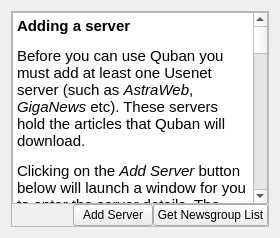
     <widget class="QWidget" name="serversTab">
      <attribute name="icon">
       <iconset resource="quban.qrc">
        <normaloff>:/quban/images/fatCow/Server-Edit.png</normaloff>:/quban/images/fatCow/Server-Edit.png</iconset>
      </attribute>
      <attribute name="title">
       <string>Servers</string>
      </attribute>
      <layout class="QVBoxLayout" name="verticalLayout_7">
       <item>
        <widget class="QFrame" name="frame">
         <property name="frameShape">
          <enum>QFrame::StyledPanel</enum>
         </property>
         <property name="frameShadow">
          <enum>QFrame::Raised</enum>
         </property>
         <layout class="QVBoxLayout" name="verticalLayout_5">
          <property name="spacing">
           <number>0</number>
          </property>
          <property name="leftMargin">
           <number>0</number>
          </property>
          <property name="topMargin">
           <number>0</number>
          </property>
          <property name="rightMargin">
           <number>0</number>
          </property>
          <property name="bottomMargin">
           <number>0</number>
          </property>
          <item>
           <widget class="QTextEdit" name="textEdit_2">
            <property name="readOnly">
             <bool>true</bool>
            </property>
            <property name="html">
             <string>&lt;!DOCTYPE HTML PUBLIC &quot;-//W3C//DTD HTML 4.0//EN&quot; &quot;http://www.w3.org/TR/REC-html40/strict.dtd&quot;&gt;
&lt;html&gt;&lt;head&gt;&lt;meta name=&quot;qrichtext&quot; content=&quot;1&quot; /&gt;&lt;style type=&quot;text/css&quot;&gt;
p, li { white-space: pre-wrap; }
&lt;/style&gt;&lt;/head&gt;&lt;body style=&quot; font-family:'Sans Serif'; font-size:9pt; font-weight:400; font-style:normal;&quot;&gt;
&lt;p style=&quot; margin-top:0px; margin-bottom:0px; margin-left:0px; margin-right:0px; -qt-block-indent:0; text-indent:0px;&quot;&gt;&lt;a name=&quot;Add Server&quot;&gt;&lt;/a&gt;&lt;span style=&quot; font-family:'Cantarell'; font-size:11pt; font-weight:600;&quot;&gt;A&lt;/span&gt;&lt;span style=&quot; font-family:'Cantarell'; font-size:11pt; font-weight:600;&quot;&gt;dding a server&lt;/span&gt;&lt;span style=&quot; font-family:'Cantarell'; font-size:11pt;&quot;&gt; &lt;/span&gt;&lt;/p&gt;
&lt;p style=&quot; margin-top:12px; margin-bottom:12px; margin-left:0px; margin-right:0px; -qt-block-indent:0; text-indent:0px;&quot;&gt;&lt;span style=&quot; font-family:'Cantarell'; font-size:11pt;&quot;&gt;Before you can use Quban you must add at least one Usenet server (such as &lt;/span&gt;&lt;span style=&quot; font-family:'Cantarell'; font-size:11pt; font-style:italic;&quot;&gt;AstraWeb&lt;/span&gt;&lt;span style=&quot; font-family:'Cantarell'; font-size:11pt;&quot;&gt;, &lt;/span&gt;&lt;span style=&quot; font-family:'Cantarell'; font-size:11pt; font-style:italic;&quot;&gt;GigaNews&lt;/span&gt;&lt;span style=&quot; font-family:'Cantarell'; font-size:11pt;&quot;&gt; etc). These servers hold the articles that Quban will download.&lt;/span&gt;&lt;/p&gt;
&lt;p style=&quot; margin-top:12px; margin-bottom:12px; margin-left:0px; margin-right:0px; -qt-block-indent:0; text-indent:0px;&quot;&gt;&lt;span style=&quot; font-family:'Cantarell'; font-size:11pt;&quot;&gt;Clicking on the &lt;/span&gt;&lt;span style=&quot; font-family:'Cantarell'; font-size:11pt; font-style:italic;&quot;&gt;Add Server&lt;/span&gt;&lt;span style=&quot; font-family:'Cantarell'; font-size:11pt;&quot;&gt; button below will launch a window for you to enter the server details. The details below should assist in the initial setup (which can be amended at any time): &lt;/span&gt;&lt;/p&gt;
&lt;p style=&quot; margin-top:12px; margin-bottom:12px; margin-left:0px; margin-right:0px; -qt-block-indent:0; text-indent:0px;&quot;&gt;&lt;span style=&quot; font-family:'Cantarell'; font-size:11pt;&quot;&gt;   &lt;/span&gt;&lt;/p&gt;
&lt;table border=&quot;1&quot; style=&quot; margin-top:0px; margin-bottom:0px; margin-left:0px; margin-right:0px;&quot; cellspacing=&quot;2&quot; cellpadding=&quot;2&quot;&gt;&lt;thead&gt;
&lt;tr&gt;
&lt;td&gt;
&lt;p align=&quot;center&quot; style=&quot; margin-top:0px; margin-bottom:0px; margin-left:0px; margin-right:0px; -qt-block-indent:0; text-indent:0px;&quot;&gt;&lt;span style=&quot; font-family:'Cantarell'; font-size:11pt; font-weight:600;&quot;&gt;Parameter&lt;/span&gt;&lt;span style=&quot; font-family:'Cantarell'; font-size:11pt;&quot;&gt;      &lt;/span&gt;&lt;/p&gt;&lt;/td&gt;
&lt;td&gt;
&lt;p align=&quot;center&quot; style=&quot; margin-top:0px; margin-bottom:0px; margin-left:0px; margin-right:0px; -qt-block-indent:0; text-indent:0px;&quot;&gt;&lt;span style=&quot; font-family:'Cantarell'; font-size:11pt; font-weight:600;&quot;&gt;Description&lt;/span&gt;&lt;span style=&quot; font-family:'Cantarell'; font-size:11pt;&quot;&gt;      &lt;/span&gt;&lt;/p&gt;&lt;/td&gt;&lt;/tr&gt;&lt;/thead&gt;
&lt;tr&gt;
&lt;td&gt;
&lt;p style=&quot; margin-top:0px; margin-bottom:0px; margin-left:0px; margin-right:0px; -qt-block-indent:0; text-indent:0px;&quot;&gt;&lt;span style=&quot; font-family:'Cantarell'; font-size:11pt;&quot;&gt;Priority &lt;/span&gt;&lt;/p&gt;&lt;/td&gt;
&lt;td&gt;
&lt;p style=&quot; margin-top:0px; margin-bottom:0px; margin-left:0px; margin-right:0px; -qt-block-indent:0; text-indent:0px;&quot;&gt;&lt;span style=&quot; font-family:'Cantarell'; font-size:11pt;&quot;&gt;The priority setting is only relevant if multiple servers are in use. For example, if there are two active servers and their priorities are 7 and 3 then 70% of jobs will be allocated to server 1 whilst 30% are allocated to server 2.&lt;/span&gt;&lt;/p&gt;&lt;/td&gt;&lt;/tr&gt;
&lt;tr&gt;
&lt;td&gt;
&lt;p style=&quot; margin-top:0px; margin-bottom:0px; margin-left:0px; margin-right:0px; -qt-block-indent:0; text-indent:0px;&quot;&gt;&lt;span style=&quot; font-family:'Cantarell'; font-size:11pt;&quot;&gt;Maximum Threads&lt;/span&gt;&lt;/p&gt;&lt;/td&gt;
&lt;td&gt;
&lt;p style=&quot; margin-top:0px; margin-bottom:0px; margin-left:0px; margin-right:0px; -qt-block-indent:0; text-indent:0px;&quot;&gt;&lt;span style=&quot; font-family:'Cantarell'; font-size:11pt;&quot;&gt;The maximum number of threads that this server should use for downloading articles.  &lt;/span&gt;&lt;/p&gt;&lt;/td&gt;&lt;/tr&gt;
&lt;tr&gt;
&lt;td&gt;
&lt;p style=&quot; margin-top:0px; margin-bottom:0px; margin-left:0px; margin-right:0px; -qt-block-indent:0; text-indent:0px;&quot;&gt;&lt;span style=&quot; font-family:'Cantarell'; font-size:11pt;&quot;&gt;Retries&lt;/span&gt;&lt;/p&gt;&lt;/td&gt;
&lt;td&gt;
&lt;p style=&quot; margin-top:0px; margin-bottom:0px; margin-left:0px; margin-right:0px; -qt-block-indent:0; text-indent:0px;&quot;&gt;&lt;span style=&quot; font-family:'Cantarell'; font-size:11pt;&quot;&gt;The number of times that a download is retried if reported as unavailable. &lt;/span&gt;&lt;/p&gt;&lt;/td&gt;&lt;/tr&gt;
&lt;tr&gt;
&lt;td&gt;
&lt;p style=&quot; margin-top:0px; margin-bottom:0px; margin-left:0px; margin-right:0px; -qt-block-indent:0; text-indent:0px;&quot;&gt;&lt;span style=&quot; font-family:'Cantarell'; font-size:11pt;&quot;&gt;Server timeout&lt;/span&gt;&lt;/p&gt;&lt;/td&gt;
&lt;td&gt;
&lt;p style=&quot; margin-top:0px; margin-bottom:0px; margin-left:0px; margin-right:0px; -qt-block-indent:0; text-indent:0px;&quot;&gt;&lt;span style=&quot; font-family:'Cantarell'; font-size:11pt;&quot;&gt;The time to wait when the server stops responding before dropping all connections and attempting to re-connect.    &lt;/span&gt;&lt;/p&gt;&lt;/td&gt;&lt;/tr&gt;
&lt;tr&gt;
&lt;td&gt;
&lt;p style=&quot; margin-top:0px; margin-bottom:0px; margin-left:0px; margin-right:0px; -qt-block-indent:0; text-indent:0px;&quot;&gt;&lt;span style=&quot; font-family:'Cantarell'; font-size:11pt;&quot;&gt;Thread timeout&lt;/span&gt;&lt;/p&gt;&lt;/td&gt;
&lt;td&gt;
&lt;p style=&quot; margin-top:0px; margin-bottom:0px; margin-left:0px; margin-right:0px; -qt-block-indent:0; text-indent:0px;&quot;&gt;&lt;span style=&quot; font-family:'Cantarell'; font-size:11pt;&quot;&gt;The time to wait when a thread has had no work before dropping the connection.&lt;/span&gt;&lt;/p&gt;&lt;/td&gt;&lt;/tr&gt;
&lt;tr&gt;
&lt;td&gt;
&lt;p style=&quot; margin-top:0px; margin-bottom:0px; margin-left:0px; margin-right:0px; -qt-block-indent:0; text-indent:0px;&quot;&gt;&lt;span style=&quot; font-family:'Cantarell'; font-size:11pt;&quot;&gt;Check server at creation&lt;/span&gt;&lt;/p&gt;&lt;/td&gt;
&lt;td&gt;
&lt;p style=&quot; margin-top:0px; margin-bottom:0px; margin-left:0px; margin-right:0px; -qt-block-indent:0; text-indent:0px;&quot;&gt;&lt;span style=&quot; font-family:'Cantarell'; font-size:11pt;&quot;&gt;Tick this box to perform a connection check to the server immediately after creation.&lt;/span&gt;&lt;/p&gt;&lt;/td&gt;&lt;/tr&gt;
&lt;tr&gt;
&lt;td&gt;
&lt;p style=&quot; margin-top:0px; margin-bottom:0px; margin-left:0px; margin-right:0px; -qt-block-indent:0; text-indent:0px;&quot;&gt;&lt;span style=&quot; font-family:'Cantarell'; font-size:11pt;&quot;&gt;Server type&lt;/span&gt;&lt;/p&gt;&lt;/td&gt;
&lt;td&gt;
&lt;ul style=&quot;margin-top: 0px; margin-bottom: 0px; margin-left: 0px; margin-right: 0px; -qt-list-indent: 1;&quot;&gt;&lt;li style=&quot; font-family:'Cantarell'; font-size:11pt;&quot; style=&quot; margin-top:12px; margin-bottom:12px; margin-left:0px; margin-right:0px; -qt-block-indent:0; text-indent:0px;&quot;&gt;&lt;span style=&quot; font-style:italic;&quot;&gt;Active&lt;/span&gt;: will always be considered for downloading articles based on priority&lt;/li&gt;
&lt;li style=&quot; font-family:'Cantarell'; font-size:11pt;&quot; style=&quot; margin-top:12px; margin-bottom:12px; margin-left:0px; margin-right:0px; -qt-block-indent:0; text-indent:0px;&quot;&gt;&lt;span style=&quot; font-style:italic;&quot;&gt;Passive&lt;/span&gt;: will only be considered for downloading articles if not available on an &lt;span style=&quot; font-style:italic;&quot;&gt;Active&lt;/span&gt; server&lt;/li&gt;
&lt;li style=&quot; font-family:'Cantarell'; font-size:11pt;&quot; style=&quot; margin-top:12px; margin-bottom:12px; margin-left:0px; margin-right:0px; -qt-block-indent:0; text-indent:0px;&quot;&gt;&lt;span style=&quot; font-style:italic;&quot;&gt;Dormant&lt;/span&gt;: ignored by Quban. Can be used for partially setup servers or servers that should not be used at this point in time. &lt;/li&gt;&lt;/ul&gt;&lt;/td&gt;&lt;/tr&gt;
&lt;tr&gt;
&lt;td&gt;
&lt;p style=&quot; margin-top:0px; margin-bottom:0px; margin-left:0px; margin-right:0px; -qt-block-indent:0; text-indent:0px;&quot;&gt;&lt;span style=&quot; font-family:'Cantarell'; font-size:11pt;&quot;&gt;Server requires authentication&lt;/span&gt;&lt;/p&gt;&lt;/td&gt;
&lt;td&gt;
&lt;p style=&quot; margin-top:0px; margin-bottom:0px; margin-left:0px; margin-right:0px; -qt-block-indent:0; text-indent:0px;&quot;&gt;&lt;span style=&quot; font-family:'Cantarell'; font-size:11pt;&quot;&gt;If you need to provide a username and password to connect to the server then tick this box and enter the details. &lt;/span&gt;&lt;/p&gt;&lt;/td&gt;&lt;/tr&gt;&lt;/table&gt;
&lt;p style=&quot; margin-top:12px; margin-bottom:12px; margin-left:0px; margin-right:0px; -qt-block-indent:0; text-indent:0px;&quot;&gt;&lt;span style=&quot; font-family:'Cantarell'; font-size:11pt; font-weight:600;&quot;&gt;If you only want to use Quban to download articles detailed in &lt;/span&gt;&lt;span style=&quot; font-family:'Cantarell'; font-size:11pt; font-weight:600; font-style:italic;&quot;&gt;nzb&lt;/span&gt;&lt;span style=&quot; font-family:'Cantarell'; font-size:11pt; font-weight:600;&quot;&gt; files&lt;/span&gt;&lt;span style=&quot; font-family:'Cantarell'; font-size:11pt;&quot;&gt; then you can ignore the following step and start downloading now (either from the &lt;/span&gt;&lt;span style=&quot; font-family:'Cantarell'; font-size:11pt; font-style:italic;&quot;&gt;nzb&lt;/span&gt;&lt;span style=&quot; font-family:'Cantarell'; font-size:11pt;&quot;&gt; toolbutton or the &lt;/span&gt;&lt;span style=&quot; font-family:'Cantarell'; font-size:11pt; font-style:italic;&quot;&gt;File/Download .nzb file ...&lt;/span&gt;&lt;span style=&quot; font-family:'Cantarell'; font-size:11pt;&quot;&gt; menu).&lt;/span&gt;&lt;/p&gt;
&lt;p style=&quot; margin-top:12px; margin-bottom:12px; margin-left:0px; margin-right:0px; -qt-block-indent:0; text-indent:0px;&quot;&gt;&lt;span style=&quot; font-family:'Cantarell'; font-size:11pt; font-weight:600;&quot;&gt;If you want to use Quban to subscribe to newgroups and download articles from them&lt;/span&gt;&lt;span style=&quot; font-family:'Cantarell'; font-size:11pt;&quot;&gt;, you should click on the &lt;/span&gt;&lt;span style=&quot; font-family:'Cantarell'; font-size:11pt; font-style:italic;&quot;&gt;Get Newsgroup List&lt;/span&gt;&lt;span style=&quot; font-family:'Cantarell'; font-size:11pt;&quot;&gt; button to display details of the available newsgroups. When the list has been compiled from all servers it will be displayed in a new tab next to the &lt;/span&gt;&lt;span style=&quot; font-family:'Cantarell'; font-size:11pt; font-style:italic;&quot;&gt;Queue &lt;/span&gt;&lt;span style=&quot; font-family:'Cantarell'; font-size:11pt;&quot;&gt;tab.&lt;/span&gt;&lt;/p&gt;&lt;/body&gt;&lt;/html&gt;</string>
            </property>
           </widget>
          </item>
          <item>
           <layout class="QHBoxLayout" name="horizontalLayout_2">
            <item>
             <spacer name="horizontalSpacer_2">
              <property name="orientation">
               <enum>Qt::Horizontal</enum>
              </property>
              <property name="sizeHint" stdset="0">
               <size>
                <width>40</width>
                <height>20</height>
               </size>
              </property>
             </spacer>
            </item>
            <item>
             <widget class="QPushButton" name="addServerButton">
              <property name="text">
               <string>Add Server</string>
              </property>
             </widget>
            </item>
            <item>
             <widget class="QPushButton" name="getGroupListButton">
              <property name="text">
               <string>Get Newsgroup List</string>
              </property>
             </widget>
            </item>
           </layout>
          </item>
         </layout>
        </widget>
       </item>
      </layout>
     </widget>
